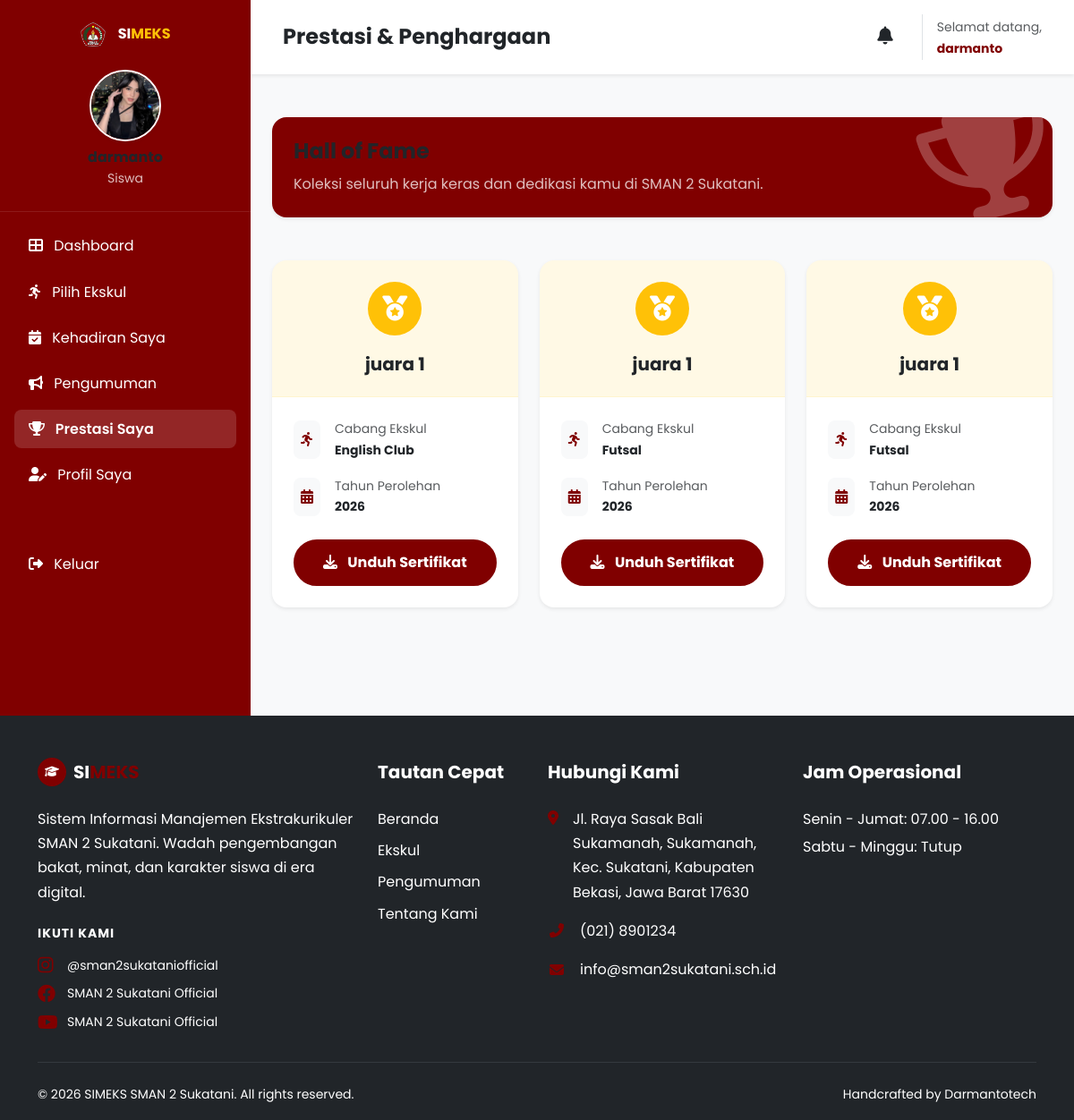
Screenshot of /SIMEKS-main/siswa/prestasi.php (signed in) with the database file from the repository.
### tables this page shows
CREATE TABLE `users` (
  `id` int(11) NOT NULL,
  `nisn` varchar(20) DEFAULT NULL,
  `nama` varchar(100) NOT NULL,
  `email` varchar(100) NOT NULL,
  `password` varchar(255) NOT NULL,
  `kelas` varchar(50) DEFAULT NULL,
  `role` enum('admin','siswa') DEFAULT 'siswa',
  `foto` varchar(255) DEFAULT 'default.png',
  `created_at` timestamp NOT NULL DEFAULT current_timestamp()
);

CREATE TABLE `prestasi` (
  `id` int(11) NOT NULL,
  `user_id` int(11) DEFAULT NULL,
  `eskul_id` int(11) DEFAULT NULL,
  `nama_prestasi` varchar(255) DEFAULT NULL,
  `tahun` year(4) DEFAULT NULL,
  `deskripsi` text DEFAULT NULL
);

CREATE TABLE `eskul` (
  `id` int(11) NOT NULL,
  `nama_eskul` varchar(100) NOT NULL,
  `deskripsi` text DEFAULT NULL,
  `pembina` varchar(100) DEFAULT NULL,
  `kuota` int(11) DEFAULT 30,
  `jadwal` varchar(100) DEFAULT NULL,
  `lokasi` varchar(100) DEFAULT NULL,
  `gambar` varchar(255) DEFAULT 'default_eskul.jpg',
  `status` enum('aktif','non-aktif') DEFAULT 'aktif'
);

### SIMEKS-main/siswa/prestasi.php (the view, shortened to what this page needs)
<?php
include '../includes/header.php';
$user_id = $_SESSION['siswa_data']['user_id'];
$stmt = $koneksi->prepare("
    SELECT p.*, e.nama_eskul
    FROM prestasi p
    JOIN eskul e ON p.eskul_id = e.id
    WHERE p.user_id = ?
    ORDER BY p.tahun DESC, p.id DESC
");
$stmt->execute([$user_id]);
$prestasi = $stmt->fetchAll();
?>
<div class="d-flex" id="wrapper">
    <?php include 'sidebar.php'; ?>
    <div id="page-content-wrapper" class="w-100 bg-light">
        <?php
        $navTitle = "Prestasi & Penghargaan";
        include '../includes/siswa_nav.php';
        ?>
        <div class="container-fluid p-4">
            <div class="row g-4">
                <div class="col-12">
                    <div class="card border-0 shadow-sm rounded-4 p-4 mb-4 bg-maroon text-white position-relative overflow-hidden">
                        <div class="position-relative z-index-1">
                            <h4 class="fw-bold mb-2">Hall of Fame</h4>
                            <p class="mb-0 opacity-75">Koleksi seluruh kerja keras dan dedikasi kamu di SMAN 2 Sukatani.</p>
                        </div>
                        <i class="fas fa-trophy position-absolute end-0 bottom-0 mb-n3 me-n2 fs-1 opacity-25" style="transform: rotate(-15deg); font-size: 8rem !important;"></i>
                    </div>
                </div>
                <?php if (empty($prestasi)): ?>
                    <div class="col-12">
                        <div class="card border-0 shadow-sm rounded-4 p-5 text-center">
                            <img src="https://cdn-icons-png.flaticon.com/512/3112/3112946.png" width="100" class="mb-4 mx-auto opacity-50">
                            <h5 class="fw-bold text-muted">Belum ada prestasi tercatat</h5>
                            <p class="text-muted small">Ayo mulai aktif berkegiatan dan raih prestasi gemilang!</p>
                        </div>
                    </div>
                <?php else: ?>
                    <?php foreach ($prestasi as $p): ?>
                        <div class="col-md-6 col-lg-4">
                            <div class="card border-0 shadow-sm rounded-4 h-100 transition-hover overflow-hidden">
                                <div class="bg-warning bg-opacity-10 p-4 text-center border-bottom border-warning border-opacity-10">
                                    <div class="bg-warning text-white rounded-circle d-inline-flex align-items-center justify-content-center mb-3" style="width: 60px; height: 60px;">
                                        <i class="fas fa-medal fs-3"></i>
                                    </div>
                                    <h5 class="fw-bold mb-0"><?php echo htmlspecialchars($p->nama_prestasi); ?></h5>
                                </div>
                                <div class="card-body p-4">
                                    <div class="d-flex align-items-center mb-3">
                                        <div class="bg-light p-2 rounded-3 me-3">
                                            <i class="fas fa-running text-maroon"></i>
                                        </div>
                                        <div>
                                            <p class="small text-muted mb-0">Cabang Ekskul</p>
                                            <p class="small fw-bold mb-0"><?php echo htmlspecialchars($p->nama_eskul); ?></p>
                                        </div>
                                    </div>
                                    <div class="d-flex align-items-center mb-4">
                                        <div class="bg-light p-2 rounded-3 me-3">
                                            <i class="fas fa-calendar-alt text-maroon"></i>
                                        </div>
                                        <div>
                                            <p class="small text-muted mb-0">Tahun Perolehan</p>
                                            <p class="small fw-bold mb-0"><?php echo htmlspecialchars($p->tahun); ?></p>
                                        </div>
                                    </div>
                                    <a href="get-sertifikat.php?id=<?php echo $p->id; ?>" target="_blank" class="btn btn-maroon w-100 rounded-pill fw-bold">
                                        <i class="fas fa-download me-2"></i> Unduh Sertifikat
                                    </a>
                                </div>
                            </div>
                        </div>
                    <?php endforeach; ?>
                <?php endif; ?>
            </div>
        </div>
    </div>
</div>
<?php include '../includes/footer.php'; ?>

### SIMEKS-main/siswa/sidebar.php
<?php
$current_page = basename($_SERVER['PHP_SELF']);
if (isset($_SESSION['siswa_data'])) {
    $stmt_sb = $koneksi->prepare("SELECT nama, foto FROM users WHERE id = ?");
    $stmt_sb->execute([$_SESSION['siswa_data']['user_id']]);
    $user_sb = $stmt_sb->fetch();
    $foto_sb = (!empty($user_sb->foto) && $user_sb->foto != 'default.png')
        ? "../assets/uploads/profile/" . $user_sb->foto
        : "https://ui-avatars.com/api/?name=" . urlencode($user_sb->nama) . "&background=fff&color=800000";
}
?>
<div class="bg-maroon text-white shadow-lg" id="sidebar-wrapper" style="min-width: 280px; min-height: 100vh;">
    <div class="sidebar-heading p-4 border-bottom border-white border-opacity-10 text-center">
        <div class="mb-3">
            <img src="../assets/logo.png" alt="Logo Sekolah" style="height: 30px;">
            <span class="fw-bold ms-2">SI<span class="text-warning">MEKS</span></span>
        </div>
        <div class="mt-4">
            <img src="<?php echo $foto_sb; ?>" class="rounded-circle border border-2 border-white shadow-sm mb-2 object-fit-cover" width="80" height="80">
            <h6 class="fw-bold mb-0"><?php echo htmlspecialchars($user_sb->nama); ?></h6>
            <small class="opacity-75">Siswa</small>
        </div>
    </div>
    <div class="list-group list-group-flush p-3">
        <a href="dashboardsiswa.php" class="list-group-item list-group-item-action bg-transparent text-white border-0 rounded-3 mb-2 <?php echo ($current_page == 'dashboardsiswa.php') ? 'active-nav' : 'hover-bg'; ?>">
            <i class="fas fa-th-large me-2"></i> Dashboard
        </a>
        <a href="daftar-eskul.php" class="list-group-item list-group-item-action bg-transparent text-white border-0 rounded-3 mb-2 <?php echo ($current_page == 'daftar-eskul.php') ? 'active-nav' : 'hover-bg'; ?>">
            <i class="fas fa-running me-2"></i> Pilih Ekskul
        </a>
        <a href="absensi.php" class="list-group-item list-group-item-action bg-transparent text-white border-0 rounded-3 mb-2 <?php echo ($current_page == 'absensi.php') ? 'active-nav' : 'hover-bg'; ?>">
            <i class="fas fa-calendar-check me-2"></i> Kehadiran Saya
        </a>
        <a href="pengumuman.php" class="list-group-item list-group-item-action bg-transparent text-white border-0 rounded-3 mb-2 <?php echo ($current_page == 'pengumuman.php') ? 'active-nav' : 'hover-bg'; ?>">
            <i class="fas fa-bullhorn me-2"></i> Pengumuman
        </a>
        <a href="prestasi.php" class="list-group-item list-group-item-action bg-transparent text-white border-0 rounded-3 mb-2 <?php echo ($current_page == 'prestasi.php') ? 'active-nav' : 'hover-bg'; ?>">
            <i class="fas fa-trophy me-2"></i> Prestasi Saya
        </a>
        <a href="profil.php" class="list-group-item list-group-item-action bg-transparent text-white border-0 rounded-3 mb-2 <?php echo ($current_page == 'profil.php') ? 'active-nav' : 'hover-bg'; ?>">
            <i class="fas fa-user-edit me-2"></i> Profil Saya
        </a>
        <div class="mt-auto py-5">
            <a href="../logout.php?role=siswa" class="list-group-item list-group-item-action bg-transparent text-white border-0 rounded-3 hover-bg">
                <i class="fas fa-sign-out-alt me-2"></i> Keluar
            </a>
        </div>
    </div>
</div>

### SIMEKS-main/includes/siswa_nav.php (shortened to what this page needs)
<nav class="navbar navbar-expand-lg navbar-light bg-white py-3 px-4 shadow-sm mb-4">
    <div class="container-fluid">
        <div class="d-flex align-items-center">
            <h4 class="fw-bold mb-0 text-dark"><?php echo isset($navTitle) ? $navTitle : 'Dashboard Siswa'; ?></h4>
        </div>
        <div class="ms-auto d-flex align-items-center">
            <div class="dropdown me-3">
                <a href="notifikasi.php" class="text-dark position-relative p-2 rounded-circle hover-bg-light">
                    <i class="fas fa-bell fs-5"></i>
                </a>
            </div>
            <div class="d-none d-md-block border-start ps-3 ms-2">
                <span class="small text-muted">Selamat datang,</span>
                <span class="small fw-bold d-block text-maroon"><?php echo htmlspecialchars($user_sb->nama); ?></span>
            </div>
        </div>
    </div>
</nav>

### SIMEKS-main/assets/style.css (style rules this page uses)
:root { --maroon: #800000; --maroon-dark: #5a0000; --maroon-light: #a31515; --gold: #FFC107; --gray-bg: #f8f9fa; --text-body: #555555; --text-heading: #212529; --card-radius: 16px; --shadow-soft: 0 10px 40px rgba(0, 0, 0, 0.08); --shadow-hover: 0 20px 50px rgba(128, 0, 0, 0.2); --shadow-premium: 0 15px 45px rgba(0, 0, 0, 0.1); --fs-h1: clamp(2.5rem, 5vw + 1rem, 4.5rem); --fs-h2: clamp(2rem, 4vw + 1rem, 3rem); --fs-lead: clamp(1rem, 2vw + 0.5rem, 1.25rem); }
.bg-maroon { background-color: var(--maroon) !important; }
.text-maroon { color: var(--maroon) !important; }
body { font-family: 'Poppins', sans-serif; background-color: #ffffff; color: var(--text-body); line-height: 1.7; overflow-x: hidden; }
h1, h2, h3, h4, h5, h6 { color: var(--text-heading); font-weight: 700; }
a { text-decoration: none; }
.navbar { background-color: rgba(255, 255, 255, 0.98) !important; backdrop-filter: blur(10px); box-shadow: 0 2px 15px rgba(0, 0, 0, 0.05); padding: 12px 0; }
.btn-maroon { background-color: var(--maroon); color: white; padding: 12px 30px; border-radius: 50px; font-weight: 600; border: 2px solid var(--maroon); transition: all 0.3s; }
#wrapper { overflow-x: hidden; }
.active-nav { background-color: rgba(255, 255, 255, 0.15) !important; font-weight: 600; }
.transition-hover { transition: all 0.4s cubic-bezier(0.165, 0.84, 0.44, 1); }

### rows the page displays
users: foto (picture), nama "darmanto"
prestasi: nama_prestasi "juara 1", eskul.nama_eskul "English Club", tahun "2026"
prestasi: nama_prestasi "juara 1", eskul.nama_eskul "Futsal", tahun "2026"
prestasi: nama_prestasi "juara 1", eskul.nama_eskul "Futsal", tahun "2026"

### other values shown
$navTitle "Prestasi & Penghargaan"
